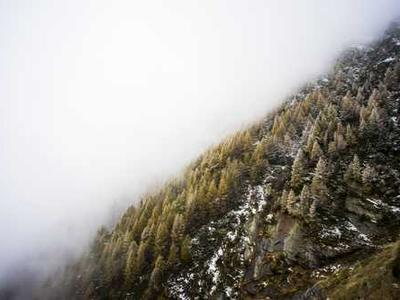
#> input picture python-projects/07-content-analyzer/analyzed_image_20260107_120314.jpg, 400 x 300 px
$ python -i frame_preprocessor.py   (imports and definitions only)
#> lines starting #> are read from the running program, lines starting #| are printed output that depends on the picture
"""
Frame preprocessing utilities for preparing frames for ML models
Handles resizing, normalization, and aspect ratio management
"""

import logging
from pathlib import Path
from typing import Optional, Tuple, Union, List
from enum import Enum
import numpy as np
from PIL import Image

logger = logging.getLogger(__name__)


class ResizeMode(str, Enum):
    """Frame resizing modes"""
    STRETCH = "stretch"  # Stretch to target size (may distort)
    FIT = "fit"  # Fit inside target size (maintains aspect ratio, may have padding)
    FILL = "fill"  # Fill target size (maintains aspect ratio, may crop)
    CENTER_CROP = "center_crop"  # Crop to target size from center


class NormalizationMode(str, Enum):
    """Pixel value normalization modes"""
    NONE = "none"  # No normalization (0-255)
    ZERO_ONE = "zero_one"  # Scale to [0, 1]
    NEG_ONE_ONE = "neg_one_one"  # Scale to [-1, 1]
    IMAGENET = "imagenet"  # ImageNet normalization (mean/std)
    CLIP = "clip"  # CLIP model normalization


class FramePreprocessor:
    """
    Preprocess video frames for machine learning models
    """

    # ImageNet normalization constants
    IMAGENET_MEAN = np.array([0.485, 0.456, 0.406])
    IMAGENET_STD = np.array([0.229, 0.224, 0.225])

    # CLIP normalization constants
    CLIP_MEAN = np.array([0.48145466, 0.4578275, 0.40821073])
    CLIP_STD = np.array([0.26862954, 0.26130258, 0.27577711])

    def __init__(
        self,
        target_size: Tuple[int, int] = (224, 224),
        resize_mode: ResizeMode = ResizeMode.FIT,
        normalization: NormalizationMode = NormalizationMode.ZERO_ONE,
        convert_to_rgb: bool = True
    ):
        """
        Initialize frame preprocessor

        Args:
            target_size: Target size as (width, height)
            resize_mode: How to resize frames
            normalization: Pixel value normalization method
            convert_to_rgb: Convert images to RGB
        """
        self.target_size = target_size
        self.resize_mode = resize_mode
        self.normalization = normalization
        self.convert_to_rgb = convert_to_rgb

    def preprocess(
        self,
        frame: Union[Path, Image.Image, np.ndarray]
    ) -> np.ndarray:
        """
        Preprocess a single frame

        Args:
            frame: Frame as file path, PIL Image, or numpy array

        Returns:
            Preprocessed frame as numpy array

        Raises:
            ValueError: If frame cannot be loaded or processed
        """
        # Load frame if it's a path
        if isinstance(frame, (Path, str)):
            if not Path(frame).exists():
                raise ValueError(f"Frame file not found: {frame}")
            image = Image.open(frame)
#> image is the input picture: PIL image 400x300 RGB; mean R, G, B 164.1, 160.8, 154.9
        elif isinstance(frame, np.ndarray):
            image = Image.fromarray(frame)
        elif isinstance(frame, Image.Image):
            image = frame
        else:
            raise ValueError(f"Unsupported frame type: {type(frame)}")

        # Convert to RGB if needed
        if self.convert_to_rgb and image.mode != 'RGB':
            image = image.convert('RGB')

        # Resize
        image = self._resize(image)

        # Convert to numpy array
        array = np.array(image, dtype=np.float32)

        # Normalize
        array = self._normalize(array)

        return array

    # [32 lines left out: function preprocess_batch, not called in this run]

    def _resize(self, image: Image.Image) -> Image.Image:
        """
        Resize image according to resize mode

        Args:
            image: PIL Image

        Returns:
            Resized PIL Image
        """
        target_width, target_height = self.target_size
        current_width, current_height = image.size
#> current_width = 400; current_height = 300

        if self.resize_mode == ResizeMode.STRETCH:
            # Simply resize, ignoring aspect ratio
            return image.resize(self.target_size, Image.Resampling.LANCZOS)

        elif self.resize_mode == ResizeMode.FIT:
            # Resize to fit inside target size, maintaining aspect ratio
            # Then pad if necessary
            aspect_ratio = current_width / current_height
#> aspect_ratio = 1.33
            target_aspect = target_width / target_height

            if aspect_ratio > target_aspect:
                # Width is limiting factor
                new_width = target_width
                new_height = int(target_width / aspect_ratio)
#> new_height = 168
            else:
                # Height is limiting factor
                new_height = target_height
                new_width = int(target_height * aspect_ratio)

            # Resize
            resized = image.resize((new_width, new_height), Image.Resampling.LANCZOS)
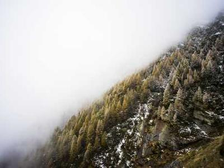
#> resized: PIL image 224x168 RGB; mean R, G, B 164.1, 160.8, 154.9

            # Create padded image
            padded = Image.new('RGB', self.target_size, (0, 0, 0))
#> padded: PIL image 224x224 RGB; every value is 0

            # Calculate padding
            x_offset = (target_width - new_width) // 2
            y_offset = (target_height - new_height) // 2
#> y_offset = 28

            # Paste resized image onto padded canvas
            padded.paste(resized, (x_offset, y_offset))
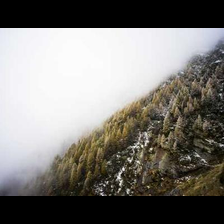
#> padded: PIL image 224x224 RGB; mean R, G, B 123.1, 120.6, 116.2

            return padded

        elif self.resize_mode == ResizeMode.FILL:
            # Resize to fill target size, maintaining aspect ratio
            # May crop if aspect ratios don't match
            aspect_ratio = current_width / current_height
            target_aspect = target_width / target_height

            if aspect_ratio > target_aspect:
                # Height is limiting factor
                new_height = target_height
                new_width = int(target_height * aspect_ratio)
            else:
                # Width is limiting factor
                new_width = target_width
                new_height = int(target_width / aspect_ratio)

            # Resize
            resized = image.resize((new_width, new_height), Image.Resampling.LANCZOS)

            # Crop from center
            x_offset = (new_width - target_width) // 2
            y_offset = (new_height - target_height) // 2

            cropped = resized.crop((
                x_offset,
                y_offset,
                x_offset + target_width,
                y_offset + target_height
            ))

            return cropped

        elif self.resize_mode == ResizeMode.CENTER_CROP:
            # First, resize so smaller dimension matches target
            # Then crop from center
            aspect_ratio = current_width / current_height
            target_aspect = target_width / target_height

            if aspect_ratio > target_aspect:
                # Resize based on height
                new_height = target_height
                new_width = int(target_height * aspect_ratio)
            else:
                # Resize based on width
                new_width = target_width
                new_height = int(target_width / aspect_ratio)

            resized = image.resize((new_width, new_height), Image.Resampling.LANCZOS)

            # Crop from center
            x_offset = (new_width - target_width) // 2
            y_offset = (new_height - target_height) // 2

            cropped = resized.crop((
                x_offset,
                y_offset,
                x_offset + target_width,
                y_offset + target_height
            ))

            return cropped

        else:
            raise ValueError(f"Unknown resize mode: {self.resize_mode}")

    def _normalize(self, array: np.ndarray) -> np.ndarray:
        """
        Normalize pixel values

        Args:
            array: Numpy array with pixel values

        Returns:
            Normalized numpy array
        """
        if self.normalization == NormalizationMode.NONE:
            # No normalization
            return array

        elif self.normalization == NormalizationMode.ZERO_ONE:
            # Scale to [0, 1]
            return array / 255.0

        elif self.normalization == NormalizationMode.NEG_ONE_ONE:
            # Scale to [-1, 1]
            return (array / 127.5) - 1.0

        elif self.normalization == NormalizationMode.IMAGENET:
            # ImageNet normalization
            # First scale to [0, 1]
            array = array / 255.0

            # Then apply ImageNet mean/std
            array = (array - self.IMAGENET_MEAN) / self.IMAGENET_STD

            return array

        elif self.normalization == NormalizationMode.CLIP:
            # CLIP normalization
            # First scale to [0, 1]
            array = array / 255.0

            # Then apply CLIP mean/std
            array = (array - self.CLIP_MEAN) / self.CLIP_STD

            return array

        else:
            raise ValueError(f"Unknown normalization mode: {self.normalization}")

    # [150 lines left out: functions denormalize, save_preprocessed, preprocess_frame, create_preprocessor_for_model, not called in this run]

>>> result = FramePreprocessor().preprocess('../../../07-content-analyzer/analyzed_image_20260107_120314.jpg')

$ run again, on python-projects/07-content-analyzer/verification_test.jpg
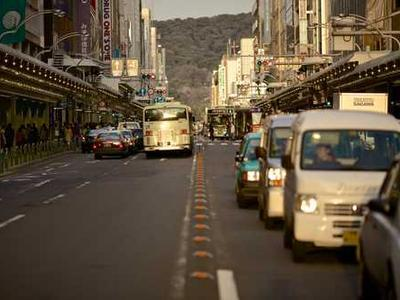
#> input picture python-projects/07-content-analyzer/verification_test.jpg, 400 x 300 px
#> in preprocess, image is the input picture: PIL image 400x300 RGB; mean R, G, B 95.4, 81.7, 63.8
#> in _resize, `resized = image.resize((new_width, new_height), Image.Resampling.LANCZ..`:
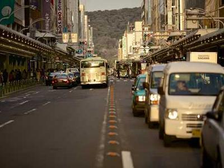
#> resized: PIL image 224x168 RGB; mean R, G, B 95.4, 81.8, 63.9
#> in _resize, `padded.paste(resized, (x_offset, y_offset))`:
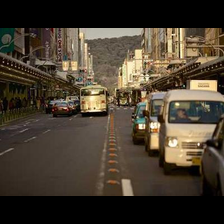
#> padded: PIL image 224x224 RGB; mean R, G, B 71.5, 61.3, 47.9
